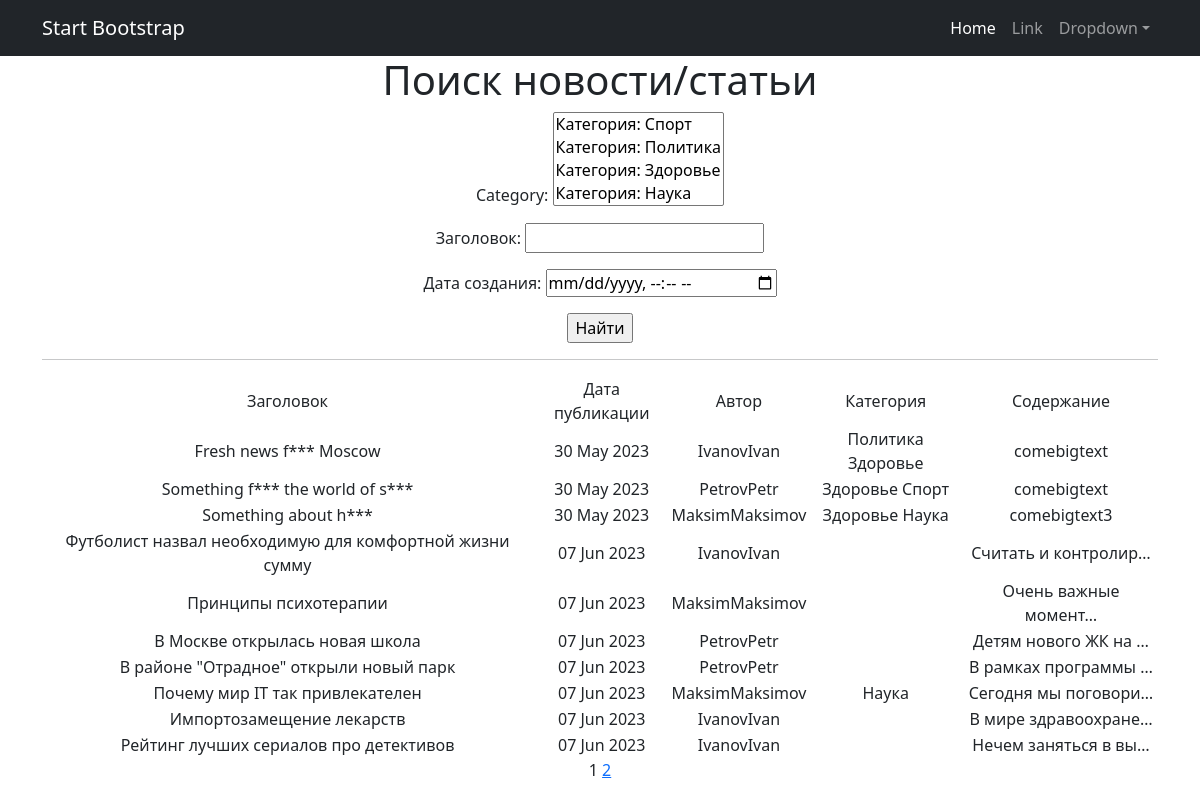
The page /content/search/ on the database its author committed.
### Composition/models.py (models this page shows, shortened)
class Post(models.Model):
    NEWS = 'NW'
    ARTICLE = 'AR'
    author = models.ForeignKey(Author, on_delete=models.CASCADE)
    postType = models.CharField(max_length=2, choices=POST_TYPES, default=NEWS)
    addTime = models.DateTimeField(auto_now_add=True)
    postCategory = models.ManyToManyField("Category", through='PostCategory')
    title = models.CharField(max_length=128)
    content = models.TextField()
    postRating = models.SmallIntegerField(default=0)

class Author(models.Model):
    authorUser = models.OneToOneField(User, on_delete=models.CASCADE)
    authorRating = models.SmallIntegerField(default=0)
    def __str__(self):
        return f'{self.authorUser}'

class Category(models.Model):
    categoryName = models.CharField(max_length=64, unique=True)
    subscribes = models.ManyToManyField(User, blank=True)
    def __str__(self):
        return f' Категория: {self.categoryName.title()}'

### Composition/views.py (the view)
# urls.py: path('search/', PostSearch.as_view(), name='post_search'),
class PostSearch(ListView):
    form_class = PostFilter
    model = Post
    template_name = 'news_search.html'
    context_object_name = 'search'
    paginate_by = 10
    def get_queryset(self):
        queryset = super().get_queryset()
        self.filterset = PostFilter(self.request.GET, queryset)
        return self.filterset.qs
    def get_context_data(self, **kwargs):
        context = super().get_context_data(**kwargs)
        context['add_time'] = Post.addTime
        context['filterset'] = self.filterset
        return context

### Composition/templatetags/custom_filters.py (called while the page is built)
@register.filter()
def censor(content):
    text = content.split()
    for i, word in enumerate(text):
        if word in bad_words:
            text[i] = word[0] + '***'
    return ' '.join(text)

### Composition/templatetags/custom_tags.py (called while the page is built)
@register.simple_tag(takes_context=True)
def url_replace(context, **kwargs):
   d = context['request'].GET.copy()
   for k, v in kwargs.items():
       d[k] = v
   return d.urlencode()

### templates/news_search.html (shortened to what this page needs)
{% extends 'flatpages/default.html' %}
{% load custom_filters %}
{% load custom_tags %}
{% block content %}
<h1>Поиск новости/статьи</h1>
 <form action="" method="get">
       {{ filterset.form.as_p }}
       <input type="submit" value="Найти" />
 </form>
 <hr>
   {% if search %}
       <table>
           <tr>
               <td>Заголовок</td>
               <td>Дата публикации</td>
               <td>Автор</td>
               <td>Категория</td>
               <td>Содержание</td>
           </tr>
           {% for news in search %}
           <tr>
               <td>{{ news.title|censor }}</td>
               <td>{{ news.addTime|date:'d M Y'}}</td>
               <td>{{ news.author }}</td>
               <td>{% for cat in news.postCategory.all %}
                    {{ cat.categoryName }}
                     {% endfor %}
                </td>
               <td>{{ news.content|truncatechars:20|censor }}</td>
           </tr>
           {% endfor %}
       </table>
   {% else %}
       <h2>Статей и новостей нет!</h2>
   {% endif %}
   {{ page_obj.number }}
   {% if page_obj.has_next %}
       <a href="?{% url_replace page=page_obj.next_page_number %}">{{ page_obj.next_page_number }}</a>
   {% endif %}
{% endblock content %}

### rows shown on the page
Post: title|censor "Fresh news f*** Moscow", addTime "30 May 2023", author "IvanovIvan", content|censor "comebigtext"
Category: categoryName "Политика"
Category: categoryName "Здоровье"
Post: title|censor "Something f*** the world of s***", addTime "30 May 2023", author "PetrovPetr", content|censor "comebigtext"
Category: categoryName "Спорт"
Post: title|censor "Something about h***", addTime "30 May 2023", author "MaksimMaksimov", content|censor "comebigtext3"
Category: categoryName "Наука"
Post: title|censor "Футболист назвал необходимую для комфортной жизни сумму", addTime "07 Jun 2023", author "IvanovIvan", content|censor "Считать и контролир…"
Post: title|censor "Принципы психотерапии", addTime "07 Jun 2023", author "MaksimMaksimov", content|censor "Очень важные момент…"
Post: title|censor "В Москве открылась новая школа", addTime "07 Jun 2023", author "PetrovPetr", content|censor "Детям нового ЖК на …"
Post: title|censor "В районе \"Отрадное\" открыли новый парк", addTime "07 Jun 2023", author "PetrovPetr", content|censor "В рамках программы …"
Post: title|censor "Почему мир IT так привлекателен", addTime "07 Jun 2023", author "MaksimMaksimov", content|censor "Сегодня мы поговори…"
Post: title|censor "Импортозамещение лекарств", addTime "07 Jun 2023", author "IvanovIvan", content|censor "В мире здравоохране…"
Post: title|censor "Рейтинг лучших сериалов про детективов", addTime "07 Jun 2023", author "IvanovIvan", content|censor "Нечем заняться в вы…"

### other values the page prints
{{ page_obj.number }} "1"
{{ page_obj.next_page_number }} "2"
